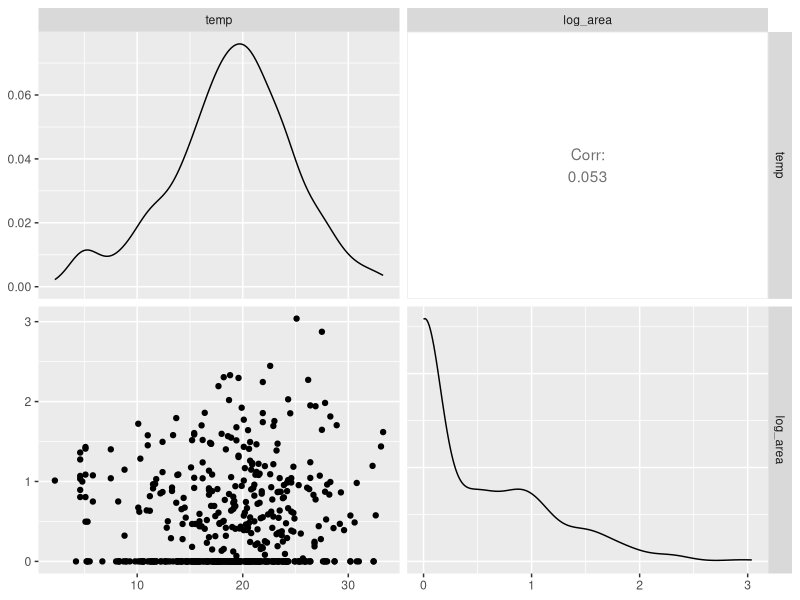
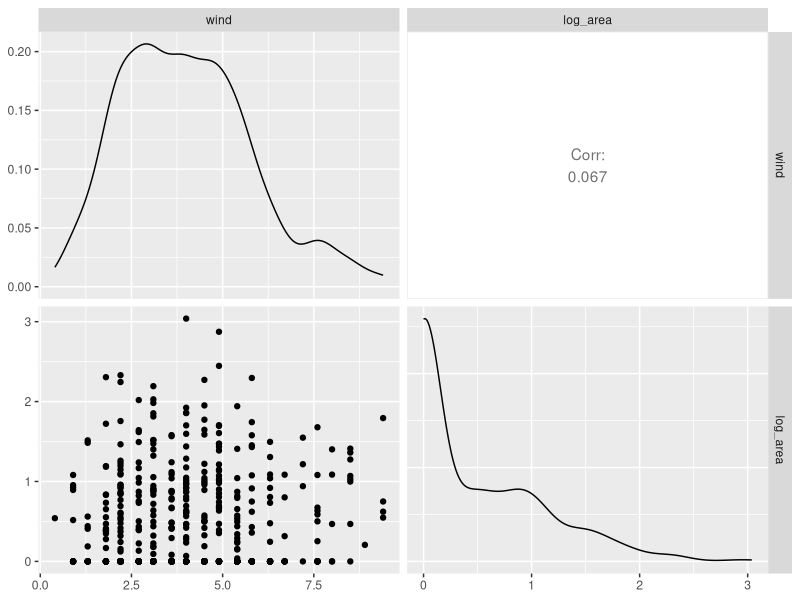
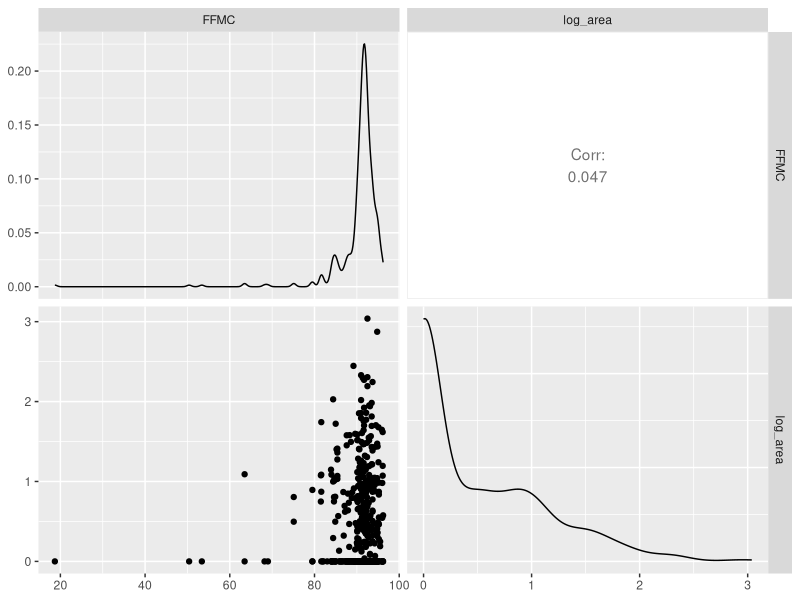
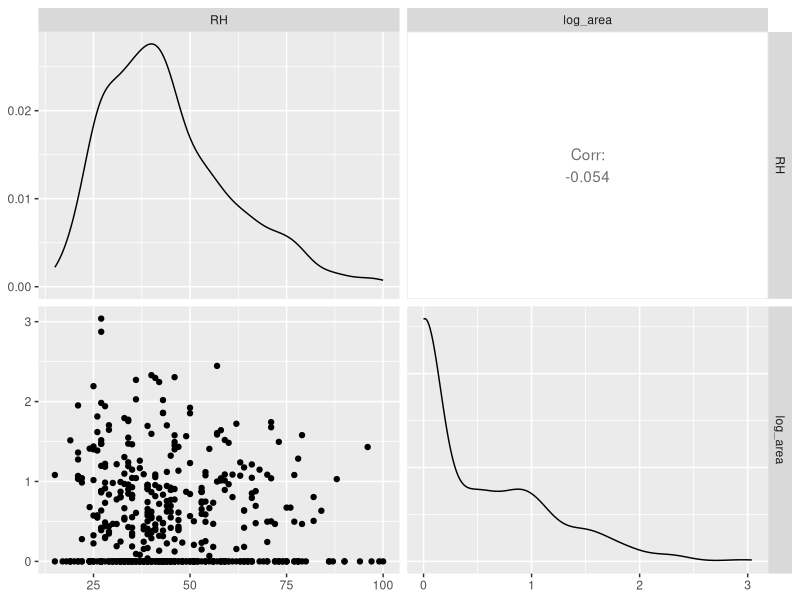
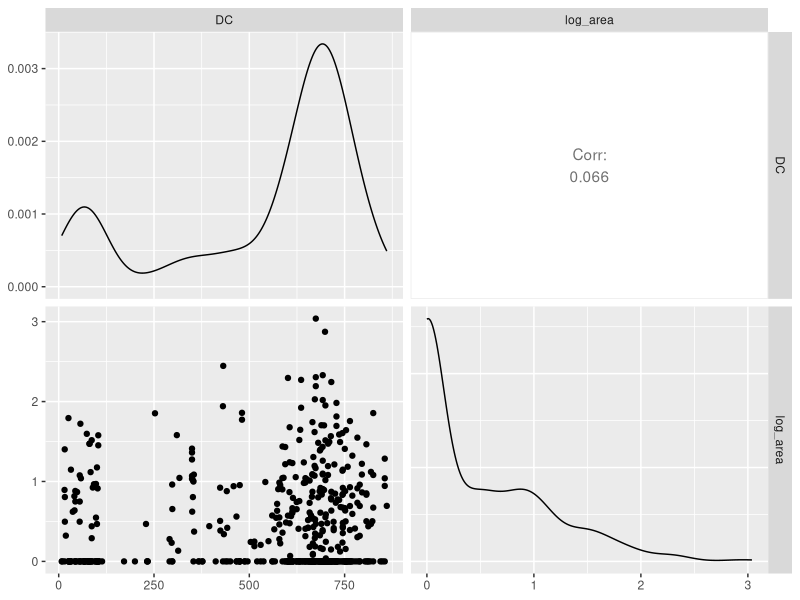

Source code (R) for these figures, in order:

library(tidyverse)
library(GGally)
library(ggplot2)

setwd("~/Documents/UW Data Analytics")
ff = read.delim('forestfires.tsv', header = TRUE, sep = '\t')
head(ff)
tail(ff)

#Create log_area
ff$log_area = log10(ff$area + 1)

#1)


#Evaluate correlation of temp and area using ggpairs

ggpairs(select(ff, temp, log_area))
summary(ff$temp)

#Evaluate correlation of wind and area using ggpairs

ggpairs(select(ff, wind, log_area))

#2)

#Evaluate correlation between FFMC and burn area.
ggpairs(select(ff, FFMC, log_area))

#Evaluate correlation between RH and burn area.

ggpairs(select(ff, RH, log_area))

#Evaluate correlation between DC and burn area.

ggpairs(select(ff, DC, log_area))


#3)

#Make 'month' into a factor variable and change the order.

ff$month = factor(ff$month, levels = c('jan', 'feb', 'mar', 'apr', 'may', 'jun',
                                       'jul', 'aug', 'sep', 'oct', 'nov', 'dec'))

burn_area_by_month = ff %>% group_by(month) %>% summarize(burn_area_mean = mean(area), n =n ()) 
burn_log_area_mean_by_month = ff %>% group_by(month) %>% summarize(burn_log_area_mean_by_month = mean(log_area), n = n())




